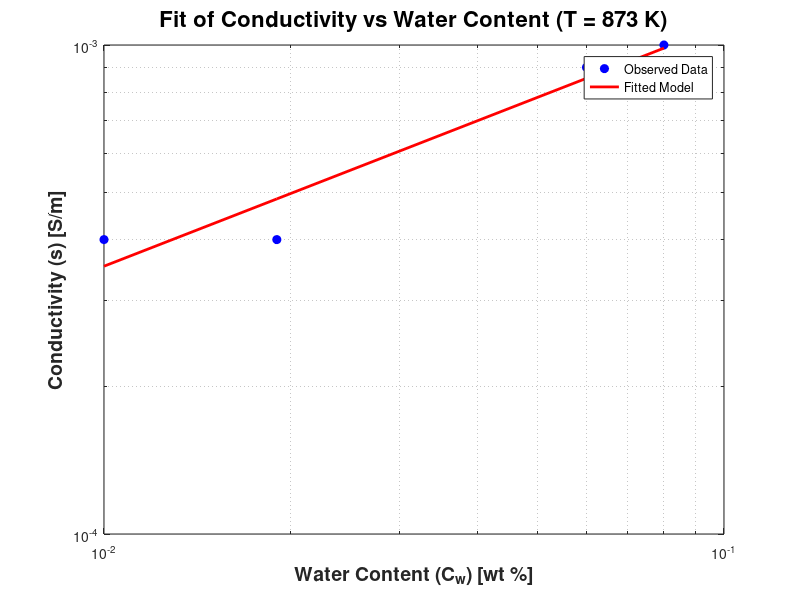

Source code (MATLAB):
% Given data
Cw = [0.01, 0.019, 0.06, 0.08];   % Water Content (wt%)
T = 873 * ones(size(Cw));          % Fixed Temperature (K)
s = [0.0004, 0.0004, 0.0009, 0.001]; % Conductivity (S/m)

% Gas constant R (J/(mol·K))
R = 8.314;  % J/mol·K

% Logarithmic transformation of the equation
ln_s = log(s);

% Logarithmic transformation of Cw
ln_Cw = log(Cw);

% The exponential term exp(-H/(R*T)) becomes constant since T = 873
exp_term = exp(-1 / (R * 873));   % This is constant for all data points

% Now, modify the equation: ln(s) = ln(A) + r*ln(Cw) - H/(R*T)
% We will fit: ln(s) = ln(A) + r * ln(Cw) - constant_term
X = [ones(length(Cw), 1), ln_Cw']; % Create the design matrix

% Perform least squares fitting to solve for [ln(A), r]
params = X \ (ln_s' - log(exp_term));  % Solve for parameters

% Extract the parameters
ln_A_est = params(1);
r_est = params(2);

% Convert ln(A) back to A
A_est = exp(ln_A_est);

% The constant exponential term was already handled in the fit
H_est = -R * 873 * log(exp_term); % H can be calculated from the constant term

% Display the results
disp(['Estimated A: ', num2str(A_est)]);
disp(['Estimated r: ', num2str(r_est)]);
disp(['Estimated H: ', num2str(H_est)]);

% Plot the data and the fitted model
figure;
loglog(Cw, s, 'bo', 'MarkerFaceColor', 'blue', 'DisplayName', 'Observed Data');
hold on;
s_fit = A_est * Cw.^r_est .* exp(-H_est / (R * 873));  % Predicted conductivity
loglog(Cw, s_fit, 'r-', 'LineWidth', 2, 'DisplayName', 'Fitted Model');

% Labels and title
xlabel('Water Content (C_w) [wt %]', 'FontSize', 14, 'FontWeight', 'bold');
ylabel('Conductivity (s) [S/m]', 'FontSize', 14, 'FontWeight', 'bold');
title('Fit of Conductivity vs Water Content (T = 873 K)', 'FontSize', 16, 'FontWeight', 'bold');
legend;
grid on;
